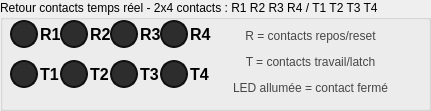
     <widget class="QGroupBox" name="groupBox_retour_contacts">
      <property name="geometry">
       <rect>
        <x>380</x>
        <y>280</y>
        <width>431</width>
        <height>111</height>
       </rect>
      </property>
      <property name="title">
       <string>Retour contacts temps réel - 2x4 contacts : R1 R2 R3 R4 / T1 T2 T3 T4</string>
      </property>
      <widget class="QLabel" name="label_led_reset_contact_1">
       <property name="geometry">
        <rect>
         <x>10</x>
         <y>20</y>
         <width>28</width>
         <height>28</height>
        </rect>
       </property>
       <property name="styleSheet">
        <string>background-color: rgb(45,45,45); border: 2px solid rgb(15,15,15); border-radius: 14px;</string>
       </property>
       <property name="text">
        <string />
       </property>
       <property name="alignment">
        <set>Qt::AlignmentFlag::AlignCenter</set>
       </property>
      </widget>
      <widget class="QLabel" name="label_txt_contact_r1">
       <property name="geometry">
        <rect>
         <x>40</x>
         <y>20</y>
         <width>31</width>
         <height>28</height>
        </rect>
       </property>
       <property name="styleSheet">
        <string>font-weight: bold; font-size: 12pt;</string>
       </property>
       <property name="text">
        <string>R1</string>
       </property>
       <property name="alignment">
        <set>Qt::AlignmentFlag::AlignLeading|Qt::AlignmentFlag::AlignLeft|Qt::AlignmentFlag::AlignVCenter</set>
       </property>
      </widget>
      <widget class="QLabel" name="label_led_reset_contact_2">
       <property name="geometry">
        <rect>
         <x>60</x>
         <y>20</y>
         <width>28</width>
         <height>28</height>
        </rect>
       </property>
       <property name="styleSheet">
        <string>background-color: rgb(45,45,45); border: 2px solid rgb(15,15,15); border-radius: 14px;</string>
       </property>
       <property name="text">
        <string />
       </property>
       <property name="alignment">
        <set>Qt::AlignmentFlag::AlignCenter</set>
       </property>
      </widget>
      <widget class="QLabel" name="label_txt_contact_r2">
       <property name="geometry">
        <rect>
         <x>90</x>
         <y>20</y>
         <width>31</width>
         <height>28</height>
        </rect>
       </property>
       <property name="styleSheet">
        <string>font-weight: bold; font-size: 12pt;</string>
       </property>
       <property name="text">
        <string>R2</string>
       </property>
       <property name="alignment">
        <set>Qt::AlignmentFlag::AlignLeading|Qt::AlignmentFlag::AlignLeft|Qt::AlignmentFlag::AlignVCenter</set>
       </property>
      </widget>
      <widget class="QLabel" name="label_led_latch_contact_1">
       <property name="geometry">
        <rect>
         <x>10</x>
         <y>60</y>
         <width>28</width>
         <height>28</height>
        </rect>
       </property>
       <property name="styleSheet">
        <string>background-color: rgb(45,45,45); border: 2px solid rgb(15,15,15); border-radius: 14px;</string>
       </property>
       <property name="text">
        <string />
       </property>
       <property name="alignment">
        <set>Qt::AlignmentFlag::AlignCenter</set>
       </property>
      </widget>
      <widget class="QLabel" name="label_txt_contact_t1">
       <property name="geometry">
        <rect>
         <x>40</x>
         <y>60</y>
         <width>31</width>
         <height>28</height>
        </rect>
       </property>
       <property name="styleSheet">
        <string>font-weight: bold; font-size: 12pt;</string>
       </property>
       <property name="text">
        <string>T1</string>
       </property>
       <property name="alignment">
        <set>Qt::AlignmentFlag::AlignLeading|Qt::AlignmentFlag::AlignLeft|Qt::AlignmentFlag::AlignVCenter</set>
       </property>
      </widget>
      <widget class="QLabel" name="label_led_latch_contact_2">
       <property name="geometry">
        <rect>
         <x>60</x>
         <y>60</y>
         <width>28</width>
         <height>28</height>
        </rect>
       </property>
       <property name="styleSheet">
        <string>background-color: rgb(45,45,45); border: 2px solid rgb(15,15,15); border-radius: 14px;</string>
       </property>
       <property name="text">
        <string />
       </property>
       <property name="alignment">
        <set>Qt::AlignmentFlag::AlignCenter</set>
       </property>
      </widget>
      <widget class="QLabel" name="label_txt_contact_t2">
       <property name="geometry">
        <rect>
         <x>90</x>
         <y>60</y>
         <width>31</width>
         <height>28</height>
        </rect>
       </property>
       <property name="styleSheet">
        <string>font-weight: bold; font-size: 12pt;</string>
       </property>
       <property name="text">
        <string>T2</string>
       </property>
       <property name="alignment">
        <set>Qt::AlignmentFlag::AlignLeading|Qt::AlignmentFlag::AlignLeft|Qt::AlignmentFlag::AlignVCenter</set>
       </property>
      </widget>
      <widget class="QLabel" name="label_txt_contact_info">
       <property name="geometry">
        <rect>
         <x>220</x>
         <y>20</y>
         <width>181</width>
         <height>85</height>
        </rect>
       </property>
       <property name="styleSheet">
        <string>color: rgb(70,70,70); font-size: 9pt;</string>
       </property>
       <property name="text">
        <string>&lt;html&gt;&lt;head/&gt;&lt;body&gt;&lt;p&gt;R = contacts repos/reset&lt;/p&gt;&lt;p&gt;T = contacts travail/latch&lt;/p&gt;&lt;p&gt;LED allumée = contact fermé&lt;/p&gt;&lt;/body&gt;&lt;/html&gt;</string>
       </property>
       <property name="alignment">
        <set>Qt::AlignmentFlag::AlignCenter</set>
       </property>
      </widget>
      <widget class="QLabel" name="label_led_reset_contact_5">
       <property name="geometry">
        <rect>
         <x>110</x>
         <y>20</y>
         <width>28</width>
         <height>28</height>
        </rect>
       </property>
       <property name="styleSheet">
        <string>background-color: rgb(45,45,45); border: 2px solid rgb(15,15,15); border-radius: 14px;</string>
       </property>
       <property name="text">
        <string />
       </property>
       <property name="alignment">
        <set>Qt::AlignmentFlag::AlignCenter</set>
       </property>
      </widget>
      <widget class="QLabel" name="label_txt_contact_r3">
       <property name="geometry">
        <rect>
         <x>140</x>
         <y>20</y>
         <width>31</width>
         <height>28</height>
        </rect>
       </property>
       <property name="styleSheet">
        <string>font-weight: bold; font-size: 12pt;</string>
       </property>
       <property name="text">
        <string>R3</string>
       </property>
       <property name="alignment">
        <set>Qt::AlignmentFlag::AlignLeading|Qt::AlignmentFlag::AlignLeft|Qt::AlignmentFlag::AlignVCenter</set>
       </property>
      </widget>
      <widget class="QLabel" name="label_led_reset_contact_6">
       <property name="geometry">
        <rect>
         <x>160</x>
         <y>20</y>
         <width>28</width>
         <height>28</height>
        </rect>
       </property>
       <property name="styleSheet">
        <string>background-color: rgb(45,45,45); border: 2px solid rgb(15,15,15); border-radius: 14px;</string>
       </property>
       <property name="text">
        <string />
       </property>
       <property name="alignment">
        <set>Qt::AlignmentFlag::AlignCenter</set>
       </property>
      </widget>
      <widget class="QLabel" name="label_txt_contact_r4">
       <property name="geometry">
        <rect>
         <x>190</x>
         <y>20</y>
         <width>31</width>
         <height>28</height>
        </rect>
       </property>
       <property name="styleSheet">
        <string>font-weight: bold; font-size: 12pt;</string>
       </property>
       <property name="text">
        <string>R4</string>
       </property>
       <property name="alignment">
        <set>Qt::AlignmentFlag::AlignLeading|Qt::AlignmentFlag::AlignLeft|Qt::AlignmentFlag::AlignVCenter</set>
       </property>
      </widget>
      <widget class="QLabel" name="label_led_latch_contact_5">
       <property name="geometry">
        <rect>
         <x>110</x>
         <y>60</y>
         <width>28</width>
         <height>28</height>
        </rect>
       </property>
       <property name="styleSheet">
        <string>background-color: rgb(45,45,45); border: 2px solid rgb(15,15,15); border-radius: 14px;</string>
       </property>
       <property name="text">
        <string />
       </property>
       <property name="alignment">
        <set>Qt::AlignmentFlag::AlignCenter</set>
       </property>
      </widget>
      <widget class="QLabel" name="label_txt_contact_t3">
       <property name="geometry">
        <rect>
         <x>140</x>
         <y>60</y>
         <width>31</width>
         <height>28</height>
        </rect>
       </property>
       <property name="styleSheet">
        <string>font-weight: bold; font-size: 12pt;</string>
       </property>
       <property name="text">
        <string>T3</string>
       </property>
       <property name="alignment">
        <set>Qt::AlignmentFlag::AlignLeading|Qt::AlignmentFlag::AlignLeft|Qt::AlignmentFlag::AlignVCenter</set>
       </property>
      </widget>
      <widget class="QLabel" name="label_led_latch_contact_6">
       <property name="geometry">
        <rect>
         <x>160</x>
         <y>60</y>
         <width>28</width>
         <height>28</height>
        </rect>
       </property>
       <property name="styleSheet">
        <string>background-color: rgb(45,45,45); border: 2px solid rgb(15,15,15); border-radius: 14px;</string>
       </property>
       <property name="text">
        <string />
       </property>
       <property name="alignment">
        <set>Qt::AlignmentFlag::AlignCenter</set>
       </property>
      </widget>
      <widget class="QLabel" name="label_txt_contact_t4">
       <property name="geometry">
        <rect>
         <x>190</x>
         <y>60</y>
         <width>31</width>
         <height>28</height>
        </rect>
       </property>
       <property name="styleSheet">
        <string>font-weight: bold; font-size: 12pt;</string>
       </property>
       <property name="text">
        <string>T4</string>
       </property>
       <property name="alignment">
        <set>Qt::AlignmentFlag::AlignLeading|Qt::AlignmentFlag::AlignLeft|Qt::AlignmentFlag::AlignVCenter</set>
       </property>
      </widget>
     </widget>
